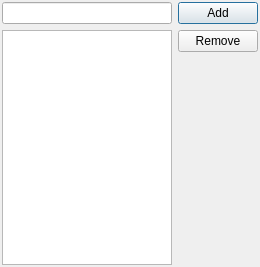
<?xml version="1.0" encoding="UTF-8"?>
<ui version="4.0">
 <class>TagsEditor</class>
 <widget class="QDialog" name="TagsEditor">
  <property name="windowModality">
   <enum>Qt::ApplicationModal</enum>
  </property>
  <property name="geometry">
   <rect>
    <x>0</x>
    <y>0</y>
    <width>260</width>
    <height>267</height>
   </rect>
  </property>
  <property name="windowTitle">
   <string>Tags Editor</string>
  </property>
  <layout class="QHBoxLayout" name="horizontalLayout">
   <property name="margin">
    <number>2</number>
   </property>
   <item>
    <layout class="QVBoxLayout" name="verticalLayout">
     <item>
      <widget class="QLineEdit" name="lineEdit"/>
     </item>
     <item>
      <widget class="QListWidget" name="listWidget"/>
     </item>
    </layout>
   </item>
   <item>
    <layout class="QVBoxLayout" name="verticalLayout_2">
     <item>
      <widget class="QPushButton" name="pushButton">
       <property name="text">
        <string>Add</string>
       </property>
      </widget>
     </item>
     <item>
      <widget class="QPushButton" name="pushButton_2">
       <property name="text">
        <string>Remove</string>
       </property>
      </widget>
     </item>
     <item>
      <spacer name="verticalSpacer">
       <property name="orientation">
        <enum>Qt::Vertical</enum>
       </property>
       <property name="sizeHint" stdset="0">
        <size>
         <width>20</width>
         <height>40</height>
        </size>
       </property>
      </spacer>
     </item>
    </layout>
   </item>
  </layout>
 </widget>
 <resources/>
 <connections/>
</ui>
